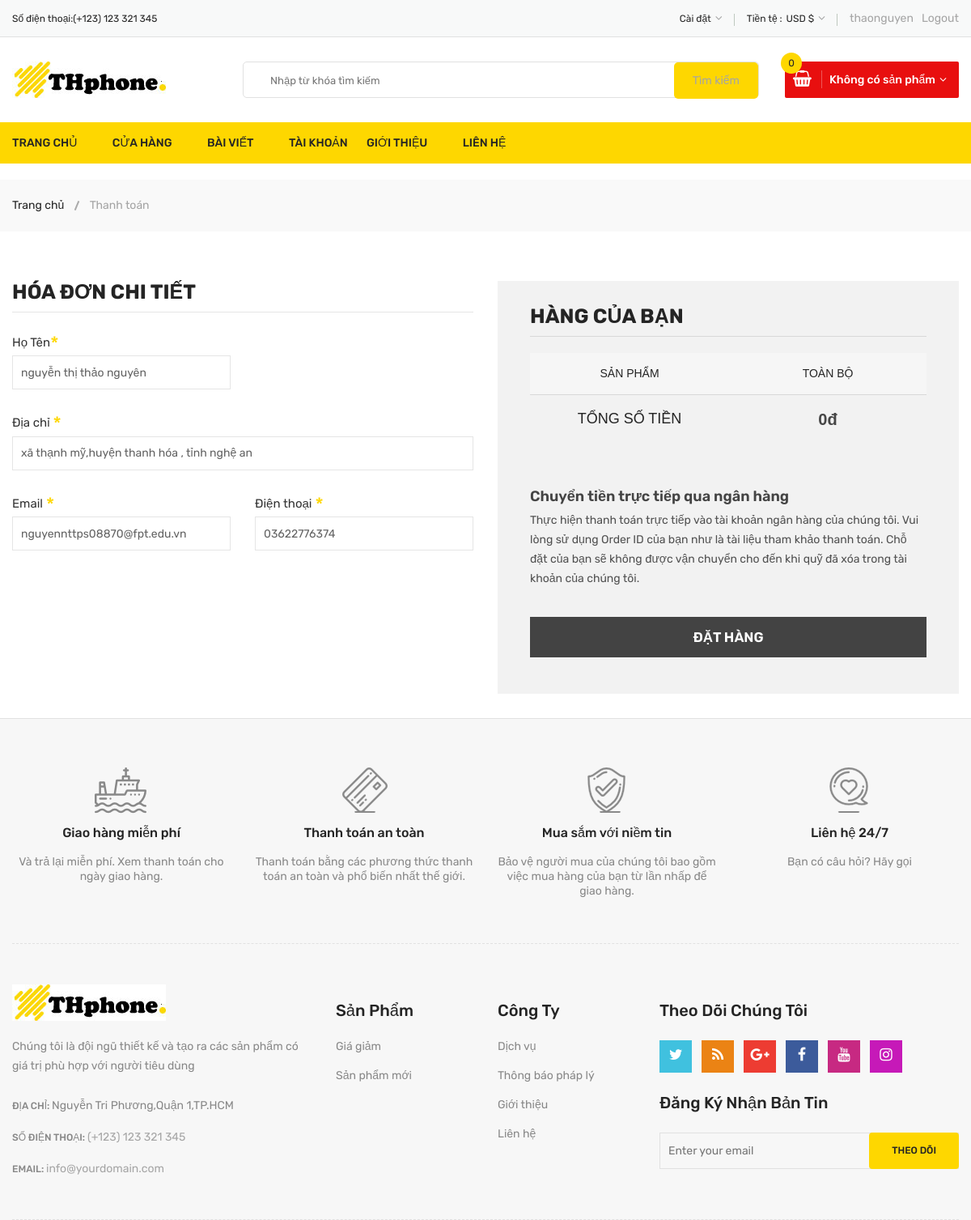
Screenshot of /?act=checkout (signed in) with the database file from the repository.
### tables this page shows
CREATE TABLE `khachhang` (
  `idnd` int(11) NOT NULL,
  `tennd` varchar(255) NOT NULL,
  `username` varchar(50) NOT NULL,
  `password` varchar(50) NOT NULL,
  `email` varchar(255) NOT NULL,
  `dienthoai` varchar(11) NOT NULL,
  `diachi` varchar(255) NOT NULL,
  `phanquyen` int(1) NOT NULL DEFAULT '0'
);

### model/connect.php (called while the page is built, shortened)
<?php
  class Config
  {
    function __construct()
    {
      $this->servername = "localhost";
      $this->username = "root";
      $this->password = "";
      $this->dbname = "thphone-mas";
      $this->charset = "utf8";
      try {
        $dsn = "mysql:host=".$this->servername.";dbname=".$this->dbname.";charset=".$this->charset;
        $conn = new PDO($dsn,$this->username,$this->password);
        $conn->setAttribute(PDO::ATTR_ERRMODE, PDO::ERRMODE_EXCEPTION);
        return $conn;
      } catch (PDOException $e) {
        echo "Connect fail".$e->getMessage();
      }
    }
}
class ThaoTac extends Config
{
  function pdo_query_one($sql){
      $sql_args = array_slice(func_get_args(), 1);
      try{
          $conn = parent::__construct();
          $stmt = $conn->prepare($sql);
          $stmt->execute($sql_args);
          $row = $stmt->fetch(PDO::FETCH_ASSOC);
          return $row;
      }
      catch(PDOException $e){
          throw $e;
      }
      finally{
          unset($conn);
      }
  }
}
 ?>

### model/cart.php (called while the page is built, shortened)
<?php
  class Cart extends ThaoTac
  {
function show_user($idnd){
        $sql = " SELECT * FROM khachhang WHERE idnd = $idnd";
        return parent::pdo_query_one($sql,$idnd);
}
  }
  ?>

### view/layout/checkout.php (the view, shortened to what this page needs)
<div class="breadcrumb-area">
    <div class="container">
        <div class="breadcrumb-content">
            <ul>
                <li><a href="index.html">Trang chủ</a></li>
                <li class="active">Thanh toán</li>
            </ul>
        </div>
    </div>
</div>
<div class="checkout-area pt-60 pb-30">
    <div class="container">
        <div class="row">
            <div class="col-12">
                    <?php
                    if(isset($_SESSION['iduser'])){
                    $idnd=$_SESSION['iduser'];
                    $products=new Cart();
                    $show_user=$products->show_user($idnd);
                    $tennd=$show_user["tennd"];
                    $diachi=$show_user["diachi"];
                    $email=$show_user["email"];
                    $dienthoai=$show_user["dienthoai"];
                }
                    ?>
            </div>
        </div>
        <form action="index.php?act=checkout&idnd=<?php echo $idnd; ?>" method="post">
        <div class="row">
            <div class="col-lg-6 col-12">
                    <div class="checkbox-form">
                        <h3>Hóa đơn chi tiết</h3>
                        <div class="row">
                            <div class="col-md-12">
                            </div>
                            <div class="col-md-6">
                                <div class="checkout-form-list">
                                    <label>Họ Tên<span class="required">*</span></label>
                                    <input placeholder="" name="tennd" value="<?php echo $tennd ?>" type="text">
                                </div>
                            </div>
                            <div class="col-md-12">
                                <div class="checkout-form-list">
                                    <label>Địa chỉ <span class="required">*</span></label>
                                    <input placeholder="Address" value="<?php echo $diachi ?>" name="diachi" type="text">
                                </div>
                            </div>
                            <div class="col-md-6">
                                <div class="checkout-form-list">
                                    <label>Email  <span class="required">*</span></label>
                                    <input name="email" placeholder="" value="<?php echo $email ?>" type="email">
                                </div>
                            </div>
                            <div class="col-md-6">
                                <div class="checkout-form-list">
                                    <label>Điện thoại  <span class="required">*</span></label>
                                    <input name="dienthoai" value="<?php echo $dienthoai ?>" type="text">
                                </div>
                            </div>
                        </div>
                    </div>
            </div>
            <div class="col-lg-6 col-12">
                <div class="your-order">
                    <h3>Hàng của bạn</h3>
                    <div class="your-order-table table-responsive">
                        <table class="table">
                            <thead>
                                <tr>
                                    <th class="cart-product-name">Sản phẩm</th>
                                    <th class="cart-product-total">Toàn bộ</th>
                                </tr>
                            </thead>
                            <?php
                            $sub_total=0;
                            ?>
                            <tfoot>
                                <tr class="order-total">
                                    <th>Tổng số tiền</th>
                                    <td><strong><span class="amount"><?php echo number_format($sub_total)."đ" ?></span></strong></td>
                                </tr>
                            </tfoot>
                        </table>
                    </div>
                    <div class="payment-method">
                        <div class="payment-accordion">
                            <div id="accordion">
                              <div class="card">
                                <div class="card-header" id="#payment-1">
                                  <h5 class="panel-title">
                                    <a class="" data-toggle="collapse" data-target="#collapseOne" aria-expanded="true" aria-controls="collapseOne">
                                    Chuyển tiền trực tiếp qua ngân hàng
                                    </a>
                                  </h5>
                                </div>
                                <div id="collapseOne" class="collapse show" data-parent="#accordion">
                                  <div class="card-body">
                                    <p>Thực hiện thanh toán trực tiếp vào tài khoản ngân hàng của chúng tôi. Vui lòng sử dụng Order ID của bạn như là tài liệu tham khảo thanh toán. Chỗ đặt của bạn sẽ không được vận chuyển cho đến khi quỹ đã xóa trong tài khoản của chúng tôi.</p>
                                  </div>
                                </div>
                              </div>
                            </div>
                              </div>
                            </div>
                            <div class="order-button-payment">
                                <input name="place_oder" value="Đặt hàng" type="submit">
                            </div>
                        </div>
                    </div>
                </div>
                </form>
            </div>
        </div>

### rows the page displays
khachhang: tennd "nguyễn thị thảo nguyên", diachi "xã thạnh mỹ,huyện thanh hóa , tỉnh nghệ an", email "nguyennttps08870@fpt.edu.vn", dienthoai "03622776374"

### other values shown
$_SESSION['username'] "thaonguyen"
$sub_total "0"
